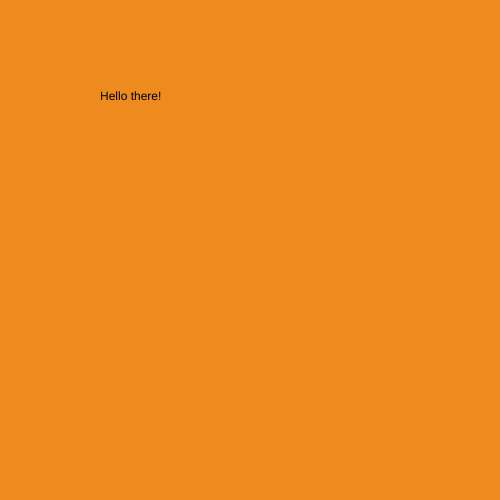
Frame 1 (no input)
Frame 60 (no input): identical to frame 1, image omitted
Frame 120 (the mouse pressed at the canvas centre since frame 60): identical to frame 1, image omitted

The p5.js sketch that drew this single still picture (run headless with seeded random() and noise() and a simulated clock; from frame 60 on, the mouse is pressed at the canvas centre):

// p5.js sketch
// ── sketch.js
let state = 0;
let timer = 0;

function setup() {
  createCanvas(500, 500);
}

function draw() {

  background("#79e336");

  switch (state) {

    case 0:
      background("rgb(238,139,31)");
      text("Hello there!", 100, 100);
      timer++;
      if (timer > 4 * 60) {
        timer = 0;
        state = 1;
      }
      break;

    case 1:
    background("rgb(253,46,83)");
      text("how are you doing today?",130, 200);
      timer++;
      if (timer > 3 * 60) {
        timer = 0;
        state = 2;
      }
      break;


    case 2:
      background("#af36e3");
      text("Good?", 140, 400);
      timer++;
      if (timer > 2 * 60) {
        timer = 0;
        state = 3;
      }
      break;

      case 3:
        background("#fa5339");
      text("Oh...", 150, 300);
        timer++;
        if (timer > 1 * 60) {
          timer = 0;
          state = 4;
        }
          break;

        case 4:
        background("#79e336");
      text("GREAT ", 170, 200);
          timer++;
          if (timer > 5 * 60) {
            timer = 0;
            state = 5;
          }
          break;
  }
}



 
